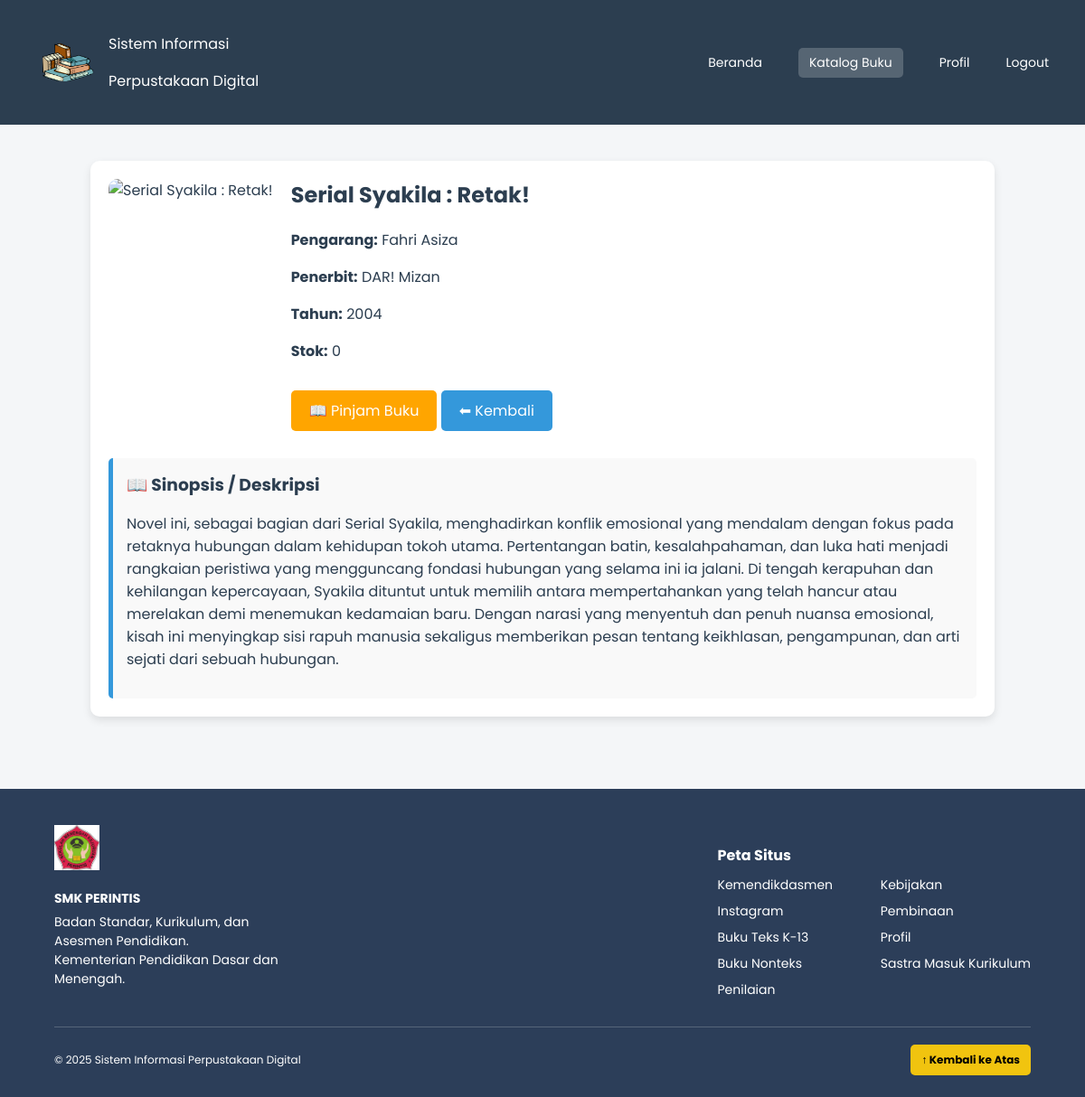
Page /buku1.php?id=25 on the committed database.
### tables this page shows
CREATE TABLE `buku` (
  `id` int(11) NOT NULL,
  `judul` varchar(200) NOT NULL,
  `pengarang` varchar(100) DEFAULT NULL,
  `penerbit` varchar(100) DEFAULT NULL,
  `tahun` int(11) DEFAULT NULL,
  `quantity` int(11) NOT NULL DEFAULT 0,
  `gambar` varchar(255) DEFAULT NULL,
  `id_kategori` int(11) DEFAULT NULL,
  `deskripsi` text DEFAULT NULL
);

### buku1.php (the view, shortened to what this page needs)
<?php
include "koneksi.php";
$id = isset($_GET['id']) ? intval($_GET['id']) : 0;
$sql = "SELECT * FROM buku WHERE id = ?";
$stmt = $conn->prepare($sql);
$stmt->bind_param("i", $id);
$stmt->execute();
$result = $stmt->get_result();
$buku = $result->fetch_assoc();
?>
<!DOCTYPE html>
<html lang="id">
<head>
</head>
<body>
    <header>
        <div class="logo">
            <img src="gambar/perpus.png" alt="Logo">
            <div>
                <p class="title">Sistem Informasi</p>
                <p class="subtitle">Perpustakaan Digital</p>
            </div>
        </div>
        <nav>
            <a href="index.php">Beranda</a>
            <a href="buku.php" class="active">Katalog Buku</a>
            <a href="profil.php">Profil</a>
            <a href="logout.php">Logout</a>
        </nav>
    </header>
    <div class="container">
        <div class="detail-container">
            <div class="detail-flex">
                <img src="buku/<?= htmlspecialchars($buku['gambar']) ?>"
                    onerror="this.src='buku/default.jpg'"
                    alt="<?= htmlspecialchars($buku['judul']) ?>">
                <div class="detail-info">
                    <h2><?= htmlspecialchars($buku['judul']) ?></h2>
                    <p><strong>Pengarang:</strong> <?= htmlspecialchars($buku['pengarang']) ?></p>
                    <p><strong>Penerbit:</strong> <?= htmlspecialchars($buku['penerbit']) ?></p>
                    <p><strong>Tahun:</strong> <?= htmlspecialchars($buku['tahun']) ?></p>
                    <p><strong>Stok:</strong> <?= htmlspecialchars($buku['quantity']) ?></p>
                    <a href="pinjam.php?id=<?= $buku['id'] ?>" class="btn">📖 Pinjam Buku</a>
                    <a href="buku.php" class="btn" style="background:#3498db;">⬅ Kembali</a>
                </div>
            </div>
            <?php if (!empty($buku['deskripsi'])): ?>
                <div class="sinopsis">
                    <h3>📖 Sinopsis / Deskripsi</h3>
                    <p><?= nl2br(htmlspecialchars($buku['deskripsi'])) ?></p>
                </div>
            <?php endif; ?>
        </div>
    </div>
    <footer>
        <div class="footer-container">
            <div class="footer-left">
                <img src="gambar/logo.jpeg" alt="Logo">
                <p><strong>SMK PERINTIS</strong></p>
                <p>Badan Standar, Kurikulum, dan Asesmen Pendidikan.<br>Kementerian Pendidikan Dasar dan Menengah.</p>
            </div>
            <div class="footer-center">
                <h4>Peta Situs</h4>
                <ul>
                    <li><a href="https://dapo.kemendikdasmen.go.id/sekolah/03B769B6CF65C9A2C91B">Kemendikdasmen</a></li>
                    <li><a href="https://www.instagram.com/smk.perintis.kab.bandung/">Instagram</a></li>
                    <li><a href="#">Buku Teks K-13</a></li>
                    <li><a href="#">Buku Nonteks</a></li>
                    <li><a href="#">Penilaian</a></li>
                    <li><a href="#">Kebijakan</a></li>
                    <li><a href="#">Pembinaan</a></li>
                    <li><a href="profil.php">Profil</a></li>
                    <li><a href="#">Sastra Masuk Kurikulum</a></li>
                </ul>
            </div>
        </div>
        <div class="footer-bottom">
            <p>© 2025 Sistem Informasi Perpustakaan Digital</p>
            <a href="#top" class="scroll-top">↑ Kembali ke Atas</a>
        </div>
    </footer>
</body>
</html>

### buku1.php (style rules this page uses)
body { margin: 0; background-color: #f4f6f8; font-family: 'Poppins', sans-serif; color: #2c3e50; }
header { background-color: #2c3e50; color: white; padding: 20px 40px; display: flex; justify-content: space-between; align-items: center; }
.logo { display: flex; align-items: center; gap: 10px; }
.logo img { height: 70px; }
nav { display: flex; gap: 20px; align-items: center; }
nav a { color: white; text-decoration: none; margin-left: 20px; font-size: 14px; transition: 0.3s; }
nav a.active { background-color: rgba(255, 255, 255, 0.2); padding: 6px 12px; border-radius: 5px; }
.container { max-width: 1000px; margin: auto; padding: 40px 20px; }
.detail-container { background: white; padding: 20px; border-radius: 10px; box-shadow: 0 4px 10px rgba(0, 0, 0, 0.1); }
.detail-flex { display: flex; flex-wrap: wrap; gap: 20px; }
.detail-container img { max-width: 250px; border-radius: 10px; }
.detail-info { flex: 1; min-width: 250px; }
h2 { margin-top: 0; }
.btn { display: inline-block; padding: 10px 20px; margin-top: 15px; background: orange; color: white; text-decoration: none; border-radius: 5px; }
.sinopsis { margin-top: 30px; padding: 15px; background: #f9f9f9; border-left: 5px solid #3498db; border-radius: 5px; }
.sinopsis h3 { margin-top: 0; margin-bottom: 10px; color: #2c3e50; }
footer { background-color: #2c3e59; color: white; padding: 40px 60px 20px 60px; font-size: 14px; margin-top: 40px; }
.footer-container { display: flex; justify-content: space-between; flex-wrap: wrap; gap: 30px; }
.footer-left img { height: 50px; margin-bottom: 10px; }
.footer-left p { margin: 5px 0; max-width: 250px; }
.footer-center h4, .footer-right h4 { margin-bottom: 10px; font-size: 16px; }
.footer-center ul { list-style: none; padding: 0; margin: 0; columns: 2; }
.footer-center li { margin-bottom: 8px; }
.footer-center a { text-decoration: none; color: white; }
.footer-bottom { border-top: 1px solid #ffffff33; margin-top: 30px; padding-top: 15px; display: flex; justify-content: space-between; align-items: center; font-size: 12px; }
.scroll-top { background-color: #f1c40f; color: black; padding: 8px 12px; border-radius: 5px; text-decoration: none; font-weight: bold; }

### rows in the picture
buku: judul "Serial Syakila : Retak!", pengarang "Fahri Asiza", penerbit "DAR! Mizan", tahun "2004", quantity "0", deskripsi "Novel ini, sebagai bagian dari Serial Syakila, menghadirkan konflik emosional yang mendalam dengan fokus pada retaknya hubungan dalam kehidupan tokoh utama. Pertentangan batin, kesalahpahaman, dan luka hati menjadi rangkaian peristiwa yang mengguncang fondasi hubungan yang selama ini ia jalani. Di tengah kerapuhan dan kehilangan kepercayaan, Syakila dituntut untuk memilih antara mempertahankan yang telah hancur atau merelakan demi menemukan kedamaian baru. Dengan narasi yang menyentuh dan penuh nuansa emosional, kisah ini menyingkap sisi rapuh manusia sekaligus memberikan pesan tentang keikhlasan, pengampunan, dan arti sejati dari sebuah hubungan."
